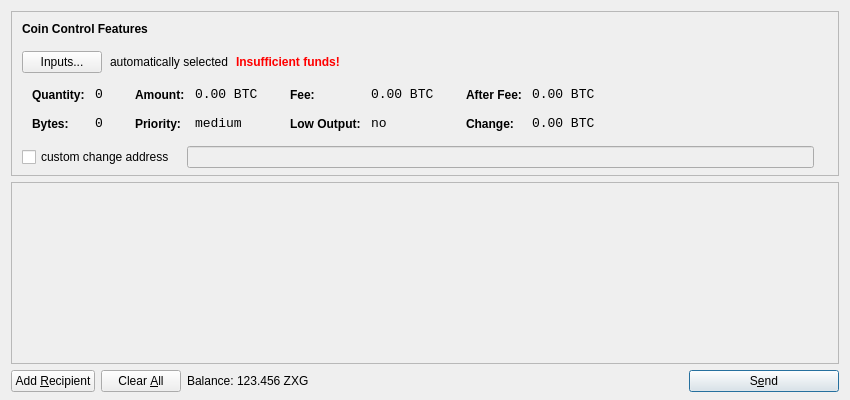
<?xml version="1.0" encoding="UTF-8"?>
<ui version="4.0">
 <class>SendCoinsDialog</class>
 <widget class="QDialog" name="SendCoinsDialog">
  <property name="geometry">
   <rect>
    <x>0</x>
    <y>0</y>
    <width>850</width>
    <height>400</height>
   </rect>
  </property>
  <property name="windowTitle">
   <string>Send Coins</string>
  </property>
  <layout class="QVBoxLayout" name="verticalLayout" stretch="0,1,0">
   <property name="bottomMargin">
    <number>8</number>
   </property>
   <item>
    <widget class="QFrame" name="frameCoinControl">
     <property name="sizePolicy">
      <sizepolicy hsizetype="Expanding" vsizetype="Expanding">
       <horstretch>0</horstretch>
       <verstretch>0</verstretch>
      </sizepolicy>
     </property>
     <property name="maximumSize">
      <size>
       <width>16777215</width>
       <height>16777215</height>
      </size>
     </property>
     <property name="frameShape">
      <enum>QFrame::StyledPanel</enum>
     </property>
     <property name="frameShadow">
      <enum>QFrame::Sunken</enum>
     </property>
     <layout class="QVBoxLayout" name="verticalLayoutCoinControl2">
      <property name="spacing">
       <number>-1</number>
      </property>
      <property name="leftMargin">
       <number>0</number>
      </property>
      <property name="topMargin">
       <number>0</number>
      </property>
      <property name="rightMargin">
       <number>0</number>
      </property>
      <property name="bottomMargin">
       <number>6</number>
      </property>
      <item>
       <layout class="QVBoxLayout" name="verticalLayoutCoinControl" stretch="0,0,0,0,1">
        <property name="spacing">
         <number>0</number>
        </property>
        <property name="leftMargin">
         <number>10</number>
        </property>
        <property name="topMargin">
         <number>10</number>
        </property>
        <item>
         <layout class="QHBoxLayout" name="horizontalLayoutCoinControl1">
          <property name="bottomMargin">
           <number>15</number>
          </property>
          <item>
           <widget class="QLabel" name="labelCoinControlFeatures">
            <property name="sizePolicy">
             <sizepolicy hsizetype="Preferred" vsizetype="Maximum">
              <horstretch>0</horstretch>
              <verstretch>0</verstretch>
             </sizepolicy>
            </property>
            <property name="font">
             <font>
              <weight>75</weight>
              <bold>true</bold>
             </font>
            </property>
            <property name="styleSheet">
             <string notr="true">font-weight:bold;</string>
            </property>
            <property name="text">
             <string>Coin Control Features</string>
            </property>
           </widget>
          </item>
         </layout>
        </item>
        <item>
         <layout class="QHBoxLayout" name="horizontalLayoutCoinControl2" stretch="0,0,0,0">
          <property name="spacing">
           <number>8</number>
          </property>
          <property name="bottomMargin">
           <number>10</number>
          </property>
          <item>
           <widget class="QPushButton" name="pushButtonCoinControl">
            <property name="styleSheet">
             <string notr="true"/>
            </property>
            <property name="text">
             <string>Inputs...</string>
            </property>
           </widget>
          </item>
          <item>
           <widget class="QLabel" name="labelCoinControlAutomaticallySelected">
            <property name="text">
             <string>automatically selected</string>
            </property>
            <property name="margin">
             <number>5</number>
            </property>
           </widget>
          </item>
          <item>
           <widget class="QLabel" name="labelCoinControlInsuffFunds">
            <property name="font">
             <font>
              <weight>75</weight>
              <bold>true</bold>
             </font>
            </property>
            <property name="styleSheet">
             <string notr="true">color:red;font-weight:bold;</string>
            </property>
            <property name="text">
             <string>Insufficient funds!</string>
            </property>
            <property name="margin">
             <number>5</number>
            </property>
           </widget>
          </item>
          <item>
           <spacer name="horizontalSpacerCoinControl">
            <property name="orientation">
             <enum>Qt::Horizontal</enum>
            </property>
            <property name="sizeHint" stdset="0">
             <size>
              <width>40</width>
              <height>1</height>
             </size>
            </property>
           </spacer>
          </item>
         </layout>
        </item>
        <item>
         <widget class="QWidget" name="widgetCoinControl" native="true">
          <property name="sizePolicy">
           <sizepolicy hsizetype="Preferred" vsizetype="Preferred">
            <horstretch>0</horstretch>
            <verstretch>0</verstretch>
           </sizepolicy>
          </property>
          <property name="minimumSize">
           <size>
            <width>0</width>
            <height>0</height>
           </size>
          </property>
          <property name="styleSheet">
           <string notr="true"/>
          </property>
          <layout class="QHBoxLayout" name="horizontalLayoutCoinControl5">
           <property name="margin">
            <number>0</number>
           </property>
           <item>
            <layout class="QHBoxLayout" name="horizontalLayoutCoinControl3" stretch="0,0,0,1">
             <property name="spacing">
              <number>20</number>
             </property>
             <property name="topMargin">
              <number>0</number>
             </property>
             <property name="bottomMargin">
              <number>10</number>
             </property>
             <item>
              <layout class="QFormLayout" name="formLayoutCoinControl1">
               <property name="horizontalSpacing">
                <number>10</number>
               </property>
               <property name="verticalSpacing">
                <number>14</number>
               </property>
               <property name="leftMargin">
                <number>10</number>
               </property>
               <property name="topMargin">
                <number>4</number>
               </property>
               <property name="rightMargin">
                <number>6</number>
               </property>
               <item row="0" column="0">
                <widget class="QLabel" name="labelCoinControlQuantityText">
                 <property name="styleSheet">
                  <string notr="true">font-weight:bold;</string>
                 </property>
                 <property name="text">
                  <string>Quantity:</string>
                 </property>
                 <property name="margin">
                  <number>0</number>
                 </property>
                </widget>
               </item>
               <item row="0" column="1">
                <widget class="QLabel" name="labelCoinControlQuantity">
                 <property name="font">
                  <font>
                   <family>Monospace</family>
                   <pointsize>10</pointsize>
                  </font>
                 </property>
                 <property name="cursor">
                  <cursorShape>IBeamCursor</cursorShape>
                 </property>
                 <property name="contextMenuPolicy">
                  <enum>Qt::ActionsContextMenu</enum>
                 </property>
                 <property name="text">
                  <string notr="true">0</string>
                 </property>
                 <property name="margin">
                  <number>0</number>
                 </property>
                 <property name="textInteractionFlags">
                  <set>Qt::LinksAccessibleByMouse|Qt::TextSelectableByKeyboard|Qt::TextSelectableByMouse</set>
                 </property>
                </widget>
               </item>
               <item row="1" column="0">
                <widget class="QLabel" name="labelCoinControlBytesText">
                 <property name="styleSheet">
                  <string notr="true">font-weight:bold;</string>
                 </property>
                 <property name="text">
                  <string>Bytes:</string>
                 </property>
                </widget>
               </item>
               <item row="1" column="1">
                <widget class="QLabel" name="labelCoinControlBytes">
                 <property name="font">
                  <font>
                   <family>Monospace</family>
                   <pointsize>10</pointsize>
                  </font>
                 </property>
                 <property name="cursor">
                  <cursorShape>IBeamCursor</cursorShape>
                 </property>
                 <property name="contextMenuPolicy">
                  <enum>Qt::ActionsContextMenu</enum>
                 </property>
                 <property name="text">
                  <string notr="true">0</string>
                 </property>
                 <property name="textInteractionFlags">
                  <set>Qt::LinksAccessibleByMouse|Qt::TextSelectableByKeyboard|Qt::TextSelectableByMouse</set>
                 </property>
                </widget>
               </item>
              </layout>
             </item>
             <item>
              <layout class="QFormLayout" name="formLayoutCoinControl2">
               <property name="horizontalSpacing">
                <number>10</number>
               </property>
               <property name="verticalSpacing">
                <number>14</number>
               </property>
               <property name="leftMargin">
                <number>6</number>
               </property>
               <property name="topMargin">
                <number>4</number>
               </property>
               <property name="rightMargin">
                <number>6</number>
               </property>
               <item row="0" column="0">
                <widget class="QLabel" name="labelCoinControlAmountText">
                 <property name="styleSheet">
                  <string notr="true">font-weight:bold;</string>
                 </property>
                 <property name="text">
                  <string>Amount:</string>
                 </property>
                 <property name="margin">
                  <number>0</number>
                 </property>
                </widget>
               </item>
               <item row="0" column="1">
                <widget class="QLabel" name="labelCoinControlAmount">
                 <property name="font">
                  <font>
                   <family>Monospace</family>
                   <pointsize>10</pointsize>
                  </font>
                 </property>
                 <property name="cursor">
                  <cursorShape>IBeamCursor</cursorShape>
                 </property>
                 <property name="contextMenuPolicy">
                  <enum>Qt::ActionsContextMenu</enum>
                 </property>
                 <property name="text">
                  <string notr="true">0.00 BTC</string>
                 </property>
                 <property name="textInteractionFlags">
                  <set>Qt::LinksAccessibleByMouse|Qt::TextSelectableByKeyboard|Qt::TextSelectableByMouse</set>
                 </property>
                </widget>
               </item>
               <item row="1" column="0">
                <widget class="QLabel" name="labelCoinControlPriorityText">
                 <property name="styleSheet">
                  <string notr="true">font-weight:bold;</string>
                 </property>
                 <property name="text">
                  <string>Priority:</string>
                 </property>
                </widget>
               </item>
               <item row="1" column="1">
                <widget class="QLabel" name="labelCoinControlPriority">
                 <property name="font">
                  <font>
                   <family>Monospace</family>
                   <pointsize>10</pointsize>
                  </font>
                 </property>
                 <property name="cursor">
                  <cursorShape>IBeamCursor</cursorShape>
                 </property>
                 <property name="contextMenuPolicy">
                  <enum>Qt::ActionsContextMenu</enum>
                 </property>
                 <property name="text">
                  <string>medium</string>
                 </property>
                 <property name="textInteractionFlags">
                  <set>Qt::LinksAccessibleByMouse|Qt::TextSelectableByKeyboard|Qt::TextSelectableByMouse</set>
                 </property>
                </widget>
               </item>
              </layout>
             </item>
             <item>
              <layout class="QFormLayout" name="formLayoutCoinControl3">
               <property name="horizontalSpacing">
                <number>10</number>
               </property>
               <property name="verticalSpacing">
                <number>14</number>
               </property>
               <property name="leftMargin">
                <number>6</number>
               </property>
               <property name="topMargin">
                <number>4</number>
               </property>
               <property name="rightMargin">
                <number>6</number>
               </property>
               <item row="0" column="0">
                <widget class="QLabel" name="labelCoinControlFeeText">
                 <property name="styleSheet">
                  <string notr="true">font-weight:bold;</string>
                 </property>
                 <property name="text">
                  <string>Fee:</string>
                 </property>
                 <property name="margin">
                  <number>0</number>
                 </property>
                </widget>
               </item>
               <item row="0" column="1">
                <widget class="QLabel" name="labelCoinControlFee">
                 <property name="font">
                  <font>
                   <family>Monospace</family>
                   <pointsize>10</pointsize>
                  </font>
                 </property>
                 <property name="cursor">
                  <cursorShape>IBeamCursor</cursorShape>
                 </property>
                 <property name="contextMenuPolicy">
                  <enum>Qt::ActionsContextMenu</enum>
                 </property>
                 <property name="text">
                  <string notr="true">0.00 BTC</string>
                 </property>
                 <property name="textInteractionFlags">
                  <set>Qt::LinksAccessibleByMouse|Qt::TextSelectableByKeyboard|Qt::TextSelectableByMouse</set>
                 </property>
                </widget>
               </item>
               <item row="1" column="0">
                <widget class="QLabel" name="labelCoinControlLowOutputText">
                 <property name="styleSheet">
                  <string notr="true">font-weight:bold;</string>
                 </property>
                 <property name="text">
                  <string>Low Output:</string>
                 </property>
                </widget>
               </item>
               <item row="1" column="1">
                <widget class="QLabel" name="labelCoinControlLowOutput">
                 <property name="font">
                  <font>
                   <family>Monospace</family>
                   <pointsize>10</pointsize>
                  </font>
                 </property>
                 <property name="cursor">
                  <cursorShape>IBeamCursor</cursorShape>
                 </property>
                 <property name="contextMenuPolicy">
                  <enum>Qt::ActionsContextMenu</enum>
                 </property>
                 <property name="text">
                  <string>no</string>
                 </property>
                 <property name="textInteractionFlags">
                  <set>Qt::LinksAccessibleByMouse|Qt::TextSelectableByKeyboard|Qt::TextSelectableByMouse</set>
                 </property>
                </widget>
               </item>
              </layout>
             </item>
             <item>
              <layout class="QFormLayout" name="formLayoutCoinControl4">
               <property name="horizontalSpacing">
                <number>10</number>
               </property>
               <property name="verticalSpacing">
                <number>14</number>
               </property>
               <property name="leftMargin">
                <number>6</number>
               </property>
               <property name="topMargin">
                <number>4</number>
               </property>
               <property name="rightMargin">
                <number>6</number>
               </property>
               <item row="0" column="0">
                <widget class="QLabel" name="labelCoinControlAfterFeeText">
                 <property name="styleSheet">
                  <string notr="true">font-weight:bold;</string>
                 </property>
                 <property name="text">
                  <string>After Fee:</string>
                 </property>
                 <property name="margin">
                  <number>0</number>
                 </property>
                </widget>
               </item>
               <item row="0" column="1">
                <widget class="QLabel" name="labelCoinControlAfterFee">
                 <property name="font">
                  <font>
                   <family>Monospace</family>
                   <pointsize>10</pointsize>
                  </font>
                 </property>
                 <property name="cursor">
                  <cursorShape>IBeamCursor</cursorShape>
                 </property>
                 <property name="contextMenuPolicy">
                  <enum>Qt::ActionsContextMenu</enum>
                 </property>
                 <property name="text">
                  <string notr="true">0.00 BTC</string>
                 </property>
                 <property name="textInteractionFlags">
                  <set>Qt::LinksAccessibleByMouse|Qt::TextSelectableByKeyboard|Qt::TextSelectableByMouse</set>
                 </property>
                </widget>
               </item>
               <item row="1" column="0">
                <widget class="QLabel" name="labelCoinControlChangeText">
                 <property name="styleSheet">
                  <string notr="true">font-weight:bold;</string>
                 </property>
                 <property name="text">
                  <string>Change:</string>
                 </property>
                </widget>
               </item>
               <item row="1" column="1">
                <widget class="QLabel" name="labelCoinControlChange">
                 <property name="font">
                  <font>
                   <family>Monospace</family>
                   <pointsize>10</pointsize>
                  </font>
                 </property>
                 <property name="cursor">
                  <cursorShape>IBeamCursor</cursorShape>
                 </property>
                 <property name="contextMenuPolicy">
                  <enum>Qt::ActionsContextMenu</enum>
                 </property>
                 <property name="text">
                  <string notr="true">0.00 BTC</string>
                 </property>
                 <property name="textInteractionFlags">
                  <set>Qt::LinksAccessibleByMouse|Qt::TextSelectableByKeyboard|Qt::TextSelectableByMouse</set>
                 </property>
                </widget>
               </item>
              </layout>
             </item>
            </layout>
           </item>
          </layout>
         </widget>
        </item>
        <item>
         <layout class="QHBoxLayout" name="horizontalLayoutCoinControl4" stretch="0,0,0">
          <property name="spacing">
           <number>12</number>
          </property>
          <property name="sizeConstraint">
           <enum>QLayout::SetDefaultConstraint</enum>
          </property>
          <property name="topMargin">
           <number>5</number>
          </property>
          <property name="rightMargin">
           <number>5</number>
          </property>
          <item>
           <widget class="QCheckBox" name="checkBoxCoinControlChange">
            <property name="text">
             <string>custom change address</string>
            </property>
           </widget>
          </item>
          <item>
           <widget class="QLineEdit" name="lineEditCoinControlChange">
            <property name="enabled">
             <bool>false</bool>
            </property>
            <property name="sizePolicy">
             <sizepolicy hsizetype="Expanding" vsizetype="Fixed">
              <horstretch>0</horstretch>
              <verstretch>0</verstretch>
             </sizepolicy>
            </property>
           </widget>
          </item>
          <item>
           <widget class="QLabel" name="labelCoinControlChangeLabel">
            <property name="sizePolicy">
             <sizepolicy hsizetype="Preferred" vsizetype="Expanding">
              <horstretch>0</horstretch>
              <verstretch>0</verstretch>
             </sizepolicy>
            </property>
            <property name="minimumSize">
             <size>
              <width>0</width>
              <height>0</height>
             </size>
            </property>
            <property name="text">
             <string/>
            </property>
            <property name="margin">
             <number>3</number>
            </property>
           </widget>
          </item>
         </layout>
        </item>
        <item>
         <spacer name="verticalSpacerCoinControl">
          <property name="orientation">
           <enum>Qt::Vertical</enum>
          </property>
          <property name="sizeHint" stdset="0">
           <size>
            <width>800</width>
            <height>1</height>
           </size>
          </property>
         </spacer>
        </item>
       </layout>
      </item>
     </layout>
    </widget>
   </item>
   <item>
    <widget class="QScrollArea" name="scrollArea">
     <property name="widgetResizable">
      <bool>true</bool>
     </property>
     <widget class="QWidget" name="scrollAreaWidgetContents">
      <property name="geometry">
       <rect>
        <x>0</x>
        <y>0</y>
        <width>830</width>
        <height>165</height>
       </rect>
      </property>
      <layout class="QVBoxLayout" name="verticalLayout_2">
       <property name="margin">
        <number>0</number>
       </property>
       <item>
        <layout class="QVBoxLayout" name="entries">
         <property name="spacing">
          <number>6</number>
         </property>
        </layout>
       </item>
       <item>
        <spacer name="verticalSpacer">
         <property name="orientation">
          <enum>Qt::Vertical</enum>
         </property>
         <property name="sizeHint" stdset="0">
          <size>
           <width>20</width>
           <height>40</height>
          </size>
         </property>
        </spacer>
       </item>
      </layout>
     </widget>
    </widget>
   </item>
   <item>
    <layout class="QHBoxLayout" name="horizontalLayout">
     <item>
      <widget class="QPushButton" name="addButton">
       <property name="toolTip">
        <string>Send to multiple recipients at once</string>
       </property>
       <property name="text">
        <string>Add &amp;Recipient</string>
       </property>
       <property name="icon">
        <iconset resource="../bitcoin.qrc">
         <normaloff>:/icons/add</normaloff>:/icons/add</iconset>
       </property>
       <property name="autoDefault">
        <bool>false</bool>
       </property>
      </widget>
     </item>
     <item>
      <widget class="QPushButton" name="clearButton">
       <property name="sizePolicy">
        <sizepolicy hsizetype="Minimum" vsizetype="Fixed">
         <horstretch>0</horstretch>
         <verstretch>0</verstretch>
        </sizepolicy>
       </property>
       <property name="toolTip">
        <string>Remove all transaction fields</string>
       </property>
       <property name="text">
        <string>Clear &amp;All</string>
       </property>
       <property name="icon">
        <iconset resource="../bitcoin.qrc">
         <normaloff>:/icons/remove</normaloff>:/icons/remove</iconset>
       </property>
       <property name="autoRepeatDelay">
        <number>300</number>
       </property>
       <property name="autoDefault">
        <bool>false</bool>
       </property>
      </widget>
     </item>
     <item>
      <layout class="QHBoxLayout" name="horizontalLayout_2">
       <property name="spacing">
        <number>3</number>
       </property>
       <item>
        <widget class="QLabel" name="label">
         <property name="text">
          <string>Balance:</string>
         </property>
        </widget>
       </item>
       <item>
        <widget class="QLabel" name="labelBalance">
         <property name="cursor">
          <cursorShape>IBeamCursor</cursorShape>
         </property>
         <property name="text">
          <string>123.456 ZXG</string>
         </property>
         <property name="textInteractionFlags">
          <set>Qt::LinksAccessibleByMouse|Qt::TextSelectableByKeyboard|Qt::TextSelectableByMouse</set>
         </property>
        </widget>
       </item>
      </layout>
     </item>
     <item>
      <spacer name="horizontalSpacer">
       <property name="orientation">
        <enum>Qt::Horizontal</enum>
       </property>
       <property name="sizeHint" stdset="0">
        <size>
         <width>40</width>
         <height>20</height>
        </size>
       </property>
      </spacer>
     </item>
     <item>
      <widget class="QPushButton" name="sendButton">
       <property name="minimumSize">
        <size>
         <width>150</width>
         <height>0</height>
        </size>
       </property>
       <property name="toolTip">
        <string>Confirm the send action</string>
       </property>
       <property name="text">
        <string>S&amp;end</string>
       </property>
       <property name="icon">
        <iconset resource="../bitcoin.qrc">
         <normaloff>:/icons/send</normaloff>:/icons/send</iconset>
       </property>
       <property name="default">
        <bool>true</bool>
       </property>
      </widget>
     </item>
    </layout>
   </item>
  </layout>
 </widget>
 <resources>
  <include location="../bitcoin.qrc"/>
 </resources>
 <connections/>
</ui>
